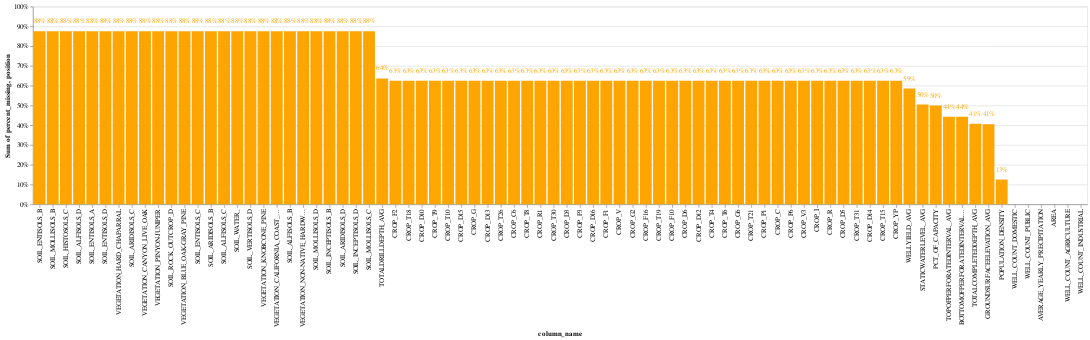

This figure's notebook cell:
### Markdown cell above
Let's look at the features with missing data.

### Code cell
draw_missing_data_chart(X)

### Figure 1 — Vega-Lite specification as saved in the notebook (floating-point values rounded to 4 significant figures)
{"config": {"view": {"continuousWidth": 400, "continuousHeight": 300}}, "layer": [{"mark": "bar", "encoding": {"color": {"value": "orange"}, "tooltip": [{"field": "column_name", "type": "nominal"}, {"field": "percent_missing", "type": "quantitative"}], "x": {"field": "column_name", "sort": ["SOIL_ENTISOLS_B", "SOIL_MOLLISOLS_B", "SOIL_HISTOSOLS_C", "SOIL_ALFISOLS_D", "SOIL_ENTISOLS_A", "SOIL_ENTISOLS_D", "VEGETATION_HARD_CHAPARRAL", "SOIL_ARIDISOLS_C", "VEGETATION_CANYON_LIVE_OAK", "VEGETATION_PINYON-JUNIPER", "SOIL_ROCK_OUTCROP_D", "VEGETATION_BLUE_OAK-GRAY_PINE", "SOIL_ENTISOLS_C", "SOIL_ARIDISOLS_B", "SOIL_ALFISOLS_C", "SOIL_WATER_", "SOIL_VERTISOLS_D", "VEGETATION_KNOBCONE_PINE", "VEGETATION_CALIFORNIA_COAST_LIVE_OAK", "SOIL_ALFISOLS_B", "VEGETATION_NON-NATIVE_HARDWOOD_FOREST", "SOIL_MOLLISOLS_D", "SOIL_INCEPTISOLS_B", "SOIL_ARIDISOLS_D", "SOIL_INCEPTISOLS_D", "SOIL_MOLLISOLS_C", "TOTALDRILLDEPTH_AVG", "CROP_F2", "CROP_T18", "CROP_D10", "CROP_T9", "CROP_T10", "CROP_D15", "CROP_G", "CROP_D13", "CROP_T26", "CROP_C6", "CROP_T8", "CROP_R1", "CROP_T30", "CROP_D3", "CROP_P3", "CROP_D16", "CROP_F1", "CROP_V", "CROP_G2", "CROP_F16", "CROP_T19", "CROP_F10", "CROP_D6", "CROP_D12", "CROP_T4", "CROP_T6", "CROP_G6", "CROP_T21", "CROP_P1", "CROP_C", "CROP_P6", "CROP_V3", "CROP_I", "CROP_R", "CROP_D5", "CROP_T31", "CROP_D14", "CROP_T15", "CROP_YP", "WELLYIELD_AVG", "STATICWATERLEVEL_AVG", "PCT_OF_CAPACITY", "TOPOFPERFORATEDINTERVAL_AVG", "BOTTOMOFPERFORATEDINTERVAL_AVG", "TOTALCOMPLETEDDEPTH_AVG", "GROUNDSURFACEELEVATION_AVG", "POPULATION_DENSITY", "WELL_COUNT_DOMESTIC", "WELL_COUNT_PUBLIC", "AVERAGE_YEARLY_PRECIPITATION", "AREA", "WELL_COUNT_AGRICULTURE", "WELL_COUNT_INDUSTRIAL"], "type": "nominal"}, "y": {"aggregate": "sum", "axis": {"format": "%"}, "field": "percent_missing", "stack": "normalize", "type": "quantitative"}}}, {"mark": {"type": "text", "align": "center", "color": "black", "fontSize": 10}, "encoding": {"color": {"value": "orange"}, "text": {"field": "percent_missing", "format": ".0%", "type": "quantitative"}, "tooltip": [{"field": "column_name", "type": "nominal"}, {"field": "percent_missing", "type": "quantitative"}], "x": {"field": "column_name", "sort": ["SOIL_ENTISOLS_B", "SOIL_MOLLISOLS_B", "SOIL_HISTOSOLS_C", "SOIL_ALFISOLS_D", "SOIL_ENTISOLS_A", "SOIL_ENTISOLS_D", "VEGETATION_HARD_CHAPARRAL", "SOIL_ARIDISOLS_C", "VEGETATION_CANYON_LIVE_OAK", "VEGETATION_PINYON-JUNIPER", "SOIL_ROCK_OUTCROP_D", "VEGETATION_BLUE_OAK-GRAY_PINE", "SOIL_ENTISOLS_C", "SOIL_ARIDISOLS_B", "SOIL_ALFISOLS_C", "SOIL_WATER_", "SOIL_VERTISOLS_D", "VEGETATION_KNOBCONE_PINE", "VEGETATION_CALIFORNIA_COAST_LIVE_OAK", "SOIL_ALFISOLS_B", "VEGETATION_NON-NATIVE_HARDWOOD_FOREST", "SOIL_MOLLISOLS_D", "SOIL_INCEPTISOLS_B", "SOIL_ARIDISOLS_D", "SOIL_INCEPTISOLS_D", "SOIL_MOLLISOLS_C", "TOTALDRILLDEPTH_AVG", "CROP_F2", "CROP_T18", "CROP_D10", "CROP_T9", "CROP_T10", "CROP_D15", "CROP_G", "CROP_D13", "CROP_T26", "CROP_C6", "CROP_T8", "CROP_R1", "CROP_T30", "CROP_D3", "CROP_P3", "CROP_D16", "CROP_F1", "CROP_V", "CROP_G2", "CROP_F16", "CROP_T19", "CROP_F10", "CROP_D6", "CROP_D12", "CROP_T4", "CROP_T6", "CROP_G6", "CROP_T21", "CROP_P1", "CROP_C", "CROP_P6", "CROP_V3", "CROP_I", "CROP_R", "CROP_D5", "CROP_T31", "CROP_D14", "CROP_T15", "CROP_YP", "WELLYIELD_AVG", "STATICWATERLEVEL_AVG", "PCT_OF_CAPACITY", "TOPOFPERFORATEDINTERVAL_AVG", "BOTTOMOFPERFORATEDINTERVAL_AVG", "TOTALCOMPLETEDDEPTH_AVG", "GROUNDSURFACEELEVATION_AVG", "POPULATION_DENSITY", "WELL_COUNT_DOMESTIC", "WELL_COUNT_PUBLIC", "AVERAGE_YEARLY_PRECIPITATION", "AREA", "WELL_COUNT_AGRICULTURE", "WELL_COUNT_INDUSTRIAL"], "type": "nominal"}, "y": {"field": "position", "type": "quantitative"}}, "transform": [{"calculate": "datum.percent_missing + 0.05 * datum.percent_missing / abs(datum.percent_missing)", "as": "position"}]}], "data": {"name": "data-3f32c7a8a5419d4c6400804eb42fcc2e"}, "$schema": "https://vega.github.io/schema/vega-lite/v4.17.0.json", "datasets": {"data-3f32c7a8a5419d4c6400804eb42fcc2e": [{"column_name": "SOIL_ENTISOLS_B", "percent_missing": 0.875}, {"column_name": "SOIL_MOLLISOLS_B", "percent_missing": 0.875}, {"column_name": "SOIL_HISTOSOLS_C", "percent_missing": 0.875}, {"column_name": "SOIL_ALFISOLS_D", "percent_missing": 0.875}, {"column_name": "SOIL_ENTISOLS_A", "percent_missing": 0.875}, {"column_name": "SOIL_ENTISOLS_D", "percent_missing": 0.875}, {"column_name": "VEGETATION_HARD_CHAPARRAL", "percent_missing": 0.875}, {"column_name": "SOIL_ARIDISOLS_C", "percent_missing": 0.875}, {"column_name": "VEGETATION_CANYON_LIVE_OAK", "percent_missing": 0.875}, {"column_name": "VEGETATION_PINYON-JUNIPER", "percent_missing": 0.875}, {"column_name": "SOIL_ROCK_OUTCROP_D", "percent_missing": 0.875}, {"column_name": "VEGETATION_BLUE_OAK-GRAY_PINE", "percent_missing": 0.875}, {"column_name": "SOIL_ENTISOLS_C", "percent_missing": 0.875}, {"column_name": "SOIL_ARIDISOLS_B", "percent_missing": 0.875}, {"column_name": "SOIL_ALFISOLS_C", "percent_missing": 0.875}, {"column_name": "SOIL_WATER_", "percent_missing": 0.875}, {"column_name": "SOIL_VERTISOLS_D", "percent_missing": 0.875}, {"column_name": "VEGETATION_KNOBCONE_PINE", "percent_missing": 0.875}, {"column_name": "VEGETATION_CALIFORNIA_COAST_LIVE_OAK", "percent_missing": 0.875}, {"column_name": "SOIL_ALFISOLS_B", "percent_missing": 0.875}, {"column_name": "VEGETATION_NON-NATIVE_HARDWOOD_FOREST", "percent_missing": 0.875}, {"column_name": "SOIL_MOLLISOLS_D", "percent_missing": 0.875}, {"column_name": "SOIL_INCEPTISOLS_B", "percent_missing": 0.875}, {"column_name": "SOIL_ARIDISOLS_D", "percent_missing": 0.875}, {"column_name": "SOIL_INCEPTISOLS_D", "percent_missing": 0.875}, {"column_name": "SOIL_MOLLISOLS_C", "percent_missing": 0.875}, {"column_name": "TOTALDRILLDEPTH_AVG", "percent_missing": 0.6368}, {"column_name": "CROP_F2", "percent_missing": 0.625}, {"column_name": "CROP_T18", "percent_missing": 0.625}, {"column_name": "CROP_D10", "percent_missing": 0.625}, {"column_name": "CROP_T9", "percent_missing": 0.625}, {"column_name": "CROP_T10", "percent_missing": 0.625}, {"column_name": "CROP_D15", "percent_missing": 0.625}, {"column_name": "CROP_G", "percent_missing": 0.625}, {"column_name": "CROP_D13", "percent_missing": 0.625}, {"column_name": "CROP_T26", "percent_missing": 0.625}, {"column_name": "CROP_C6", "percent_missing": 0.625}, {"column_name": "CROP_T8", "percent_missing": 0.625}, {"column_name": "CROP_R1", "percent_missing": 0.625}, {"column_name": "CROP_T30", "percent_missing": 0.625}, {"column_name": "CROP_D3", "percent_missing": 0.625}, {"column_name": "CROP_P3", "percent_missing": 0.625}, {"column_name": "CROP_D16", "percent_missing": 0.625}, {"column_name": "CROP_F1", "percent_missing": 0.625}, {"column_name": "CROP_V", "percent_missing": 0.625}, {"column_name": "CROP_G2", "percent_missing": 0.625}, {"column_name": "CROP_F16", "percent_missing": 0.625}, {"column_name": "CROP_T19", "percent_missing": 0.625}, {"column_name": "CROP_F10", "percent_missing": 0.625}, {"column_name": "CROP_D6", "percent_missing": 0.625}, {"column_name": "CROP_D12", "percent_missing": 0.625}, {"column_name": "CROP_T4", "percent_missing": 0.625}, {"column_name": "CROP_T6", "percent_missing": 0.625}, {"column_name": "CROP_G6", "percent_missing": 0.625}, {"column_name": "CROP_T21", "percent_missing": 0.625}, {"column_name": "CROP_P1", "percent_missing": 0.625}, {"column_name": "CROP_C", "percent_missing": 0.625}, {"column_name": "CROP_P6", "percent_missing": 0.625}, {"column_name": "CROP_V3", "percent_missing": 0.625}, {"column_name": "CROP_I", "percent_missing": 0.625}, {"column_name": "CROP_R", "percent_missing": 0.625}, {"column_name": "CROP_D5", "percent_missing": 0.625}, {"column_name": "CROP_T31", "percent_missing": 0.625}, {"column_name": "CROP_D14", "percent_missing": 0.625}, {"column_name": "CROP_T15", "percent_missing": 0.625}, {"column_name": "CROP_YP", "percent_missing": 0.625}, {"column_name": "WELLYIELD_AVG", "percent_missing": 0.5855}, {"column_name": "STATICWATERLEVEL_AVG", "percent_missing": 0.5042}, {"column_name": "PCT_OF_CAPACITY", "percent_missing": 0.5}, {"column_name": "TOPOFPERFORATEDINTERVAL_AVG", "percent_missing": 0.4427}, {"column_name": "BOTTOMOFPERFORATEDINTERVAL_AVG", "percent_missing": 0.4425}, {"column_name": "TOTALCOMPLETEDDEPTH_AVG", "percent_missing": 0.4077}, {"column_name": "GROUNDSURFACEELEVATION_AVG", "percent_missing": 0.4051}, {"column_name": "POPULATION_DENSITY", "percent_missing": 0.125}, {"column_name": "WELL_COUNT_DOMESTIC", "percent_missing": 0.0}, {"column_name": "WELL_COUNT_PUBLIC", "percent_missing": 0.0}, {"column_name": "AVERAGE_YEARLY_PRECIPITATION", "percent_missing": 0.0}, {"column_name": "AREA", "percent_missing": 0.0}, {"column_name": "WELL_COUNT_AGRICULTURE", "percent_missing": 0.0}, {"column_name": "WELL_COUNT_INDUSTRIAL", "percent_missing": 0.0}]}}
